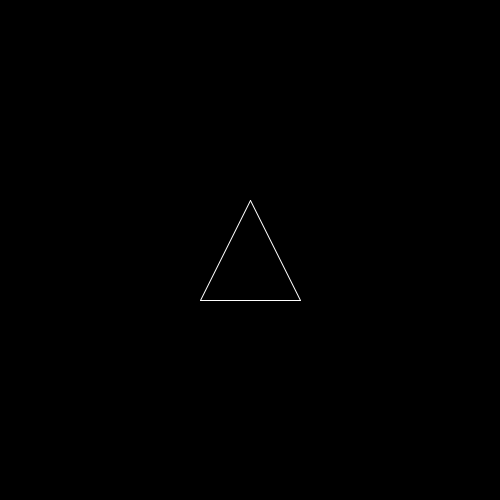
Frame 1 (no input)
Frame 60 (the mouse pressed at the canvas centre just before this capture): identical to frame 1, image omitted
Frame 120 (the mouse held since frame 60 and released just before this capture): identical to frame 1, image omitted

The Processing sketch that drew this single still picture (run headless with seeded random() and noise(); from frame 60 on, the mouse is pressed at the canvas centre):

// Processing sketch: H09_opd_8
// ── H09_opd_8.pde
void setup(){
  size(500,500);
  
}
  void draw(){
  background(0,0,0);
  stroke(255,255,255);
  driehoek(200,300,100);
  
}

void driehoek(int x, int y,int w){
  
   line(x,y,x+w,y);
   //botton
   line(x,y,x+w/2,y-w);
   //left
   line(x+w,y,x+w/2,y-w);
   //right
   
   //line(beginX,beginY,eindX,eindY)
   
 }
